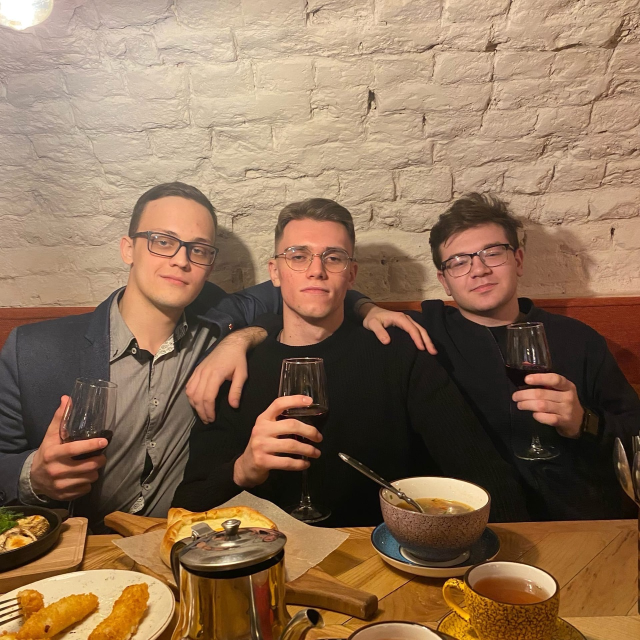
#> input picture src/photos/boys.jpg, 1280 x 1280 px, given in place of chapter08_traffic.flv, which was not available (shown at 1/2 size)
$ python BGSEGM.py   (older library calls are emulated)
#> lines starting #> are read from the running program, lines starting #| are printed output that depends on the picture; pictures that were not available may be replaced by others from this repository, and a replacement may not be noted
import cv2
from matplotlib import pyplot as plt

bg_subtractor = cv2.bgsegm.createBackgroundSubtractorGMG()


OPENCV_MAJOR_VERSION = int(cv2.__version__.split('.')[0])

BLUR_RADIUS = 21
erode_kernel = cv2.getStructuringElement(cv2.MORPH_ELLIPSE, (13, 9))
dilate_kernel = cv2.getStructuringElement(cv2.MORPH_ELLIPSE, (17, 11))

cap = cv2.VideoCapture("photos/chapter08_traffic.flv")

# Capture several frame to allow the camera's autoexposure to adjust.
for i in range(10):
    success, frame = cap.read()
#> this loop made 10 passes
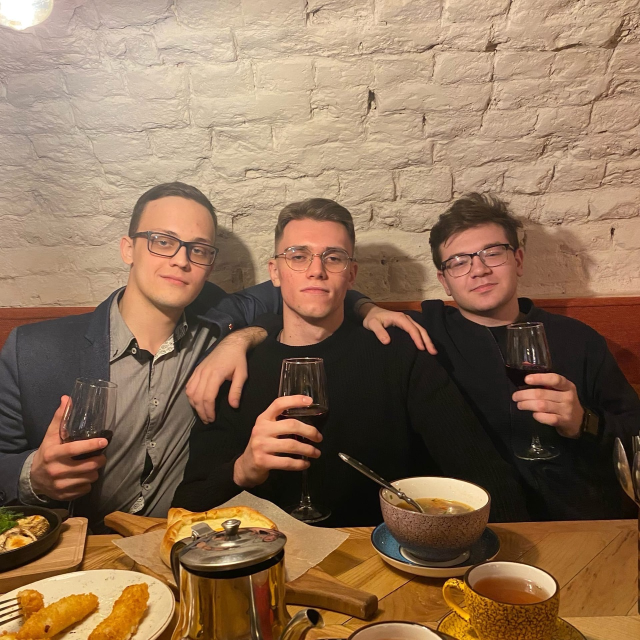
#> input picture src/photos/boys.jpg, 1280 x 1280 px, given in place of chapter08_traffic.flv, which was not available (shown at 1/2 size)
if not success:
    exit(1)

gray_background = cv2.cvtColor(frame, cv2.COLOR_BGR2GRAY)
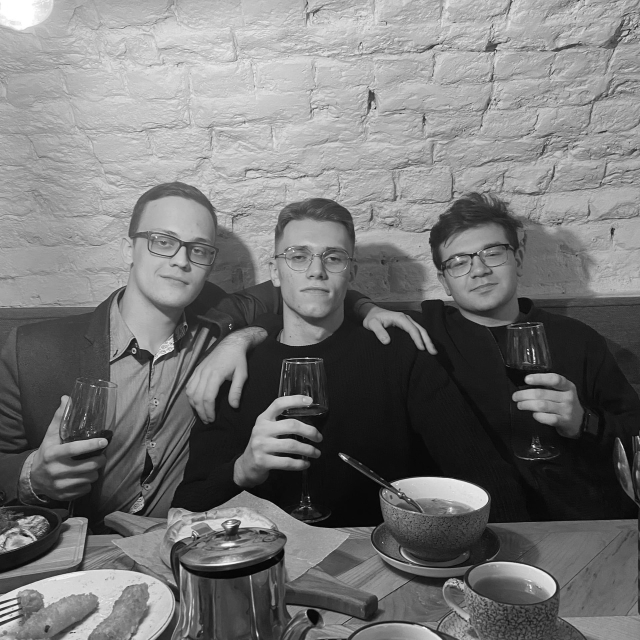
#> gray_background: shape (1280, 1280) (shown at 1/2 size); min 0, max 255, mean 117.7
#> frame is the input picture: shape (1280, 1280, 3); mean B, G, R 86.4, 112, 140.8
gray_background = cv2.GaussianBlur(gray_background,
                                  (BLUR_RADIUS, BLUR_RADIUS), 0)
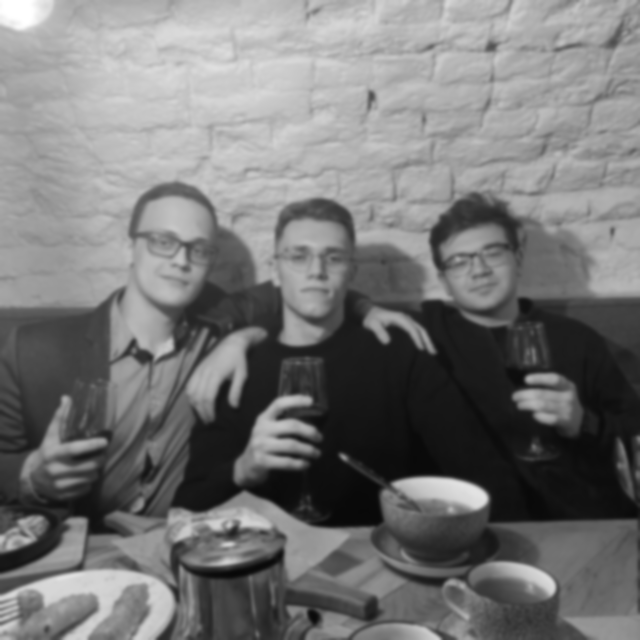
#> gray_background: shape (1280, 1280) (shown at 1/2 size); min 7, max 255, mean 117.7

success, frame = cap.read()
found_countours = []
time_list = []
time = 0
while success:

    fg_mask = bg_subtractor.apply(frame)
#> fg_mask: shape (1280, 1280); every value is 0

    _, thresh = cv2.threshold(fg_mask, 244, 255, cv2.THRESH_BINARY)
    cv2.imshow("Thres test", thresh)
    cv2.erode(thresh, erode_kernel, thresh, iterations=2)
    cv2.dilate(thresh, dilate_kernel, thresh, iterations=2)

    if OPENCV_MAJOR_VERSION >= 4:
        # OpenCV 4 or a later version is being used.
        contours, hier = cv2.findContours(thresh, cv2.RETR_EXTERNAL,
                                           cv2.CHAIN_APPROX_SIMPLE)
#> contours = []
    else:
        _, contours, hier = cv2.findContours(thresh, cv2.RETR_EXTERNAL,
                                             cv2.CHAIN_APPROX_SIMPLE)
    for c in contours:
        if cv2.contourArea(c) > 1000:
            x, y, w, h = cv2.boundingRect(c)
            P_rectangle = x + y + w + h
            found_countours.append(P_rectangle)
            cv2.rectangle(frame, (x, y), (x+w, y+h), (255, 255, 0), 2)
#> this loop made 0 passes
#> after the loop, found_countours = []
    #plt.plot(time_list, found_countours)
    #plt.show()
    cv2.imshow('gmg', fg_mask)
    cv2.imshow('thresh', thresh)
    cv2.imshow('detection', frame)

    k = cv2.waitKey(1)
#> (key Esc is pressed here)
    if k == 27: # Escape
        break

    success, frame = cap.read()

print(len(time_list))
print(len(found_countours))
#| 0
plt.plot(time_list[:len(found_countours)], found_countours)
plt.show()
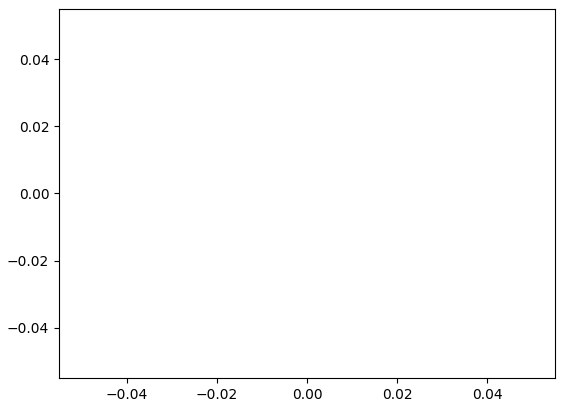
#> figure drawn by matplotlib, 1 panel
